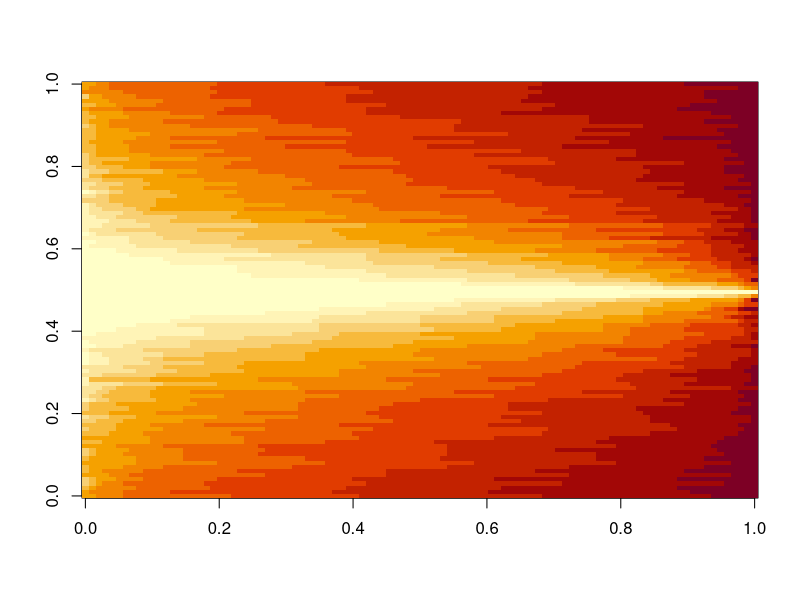
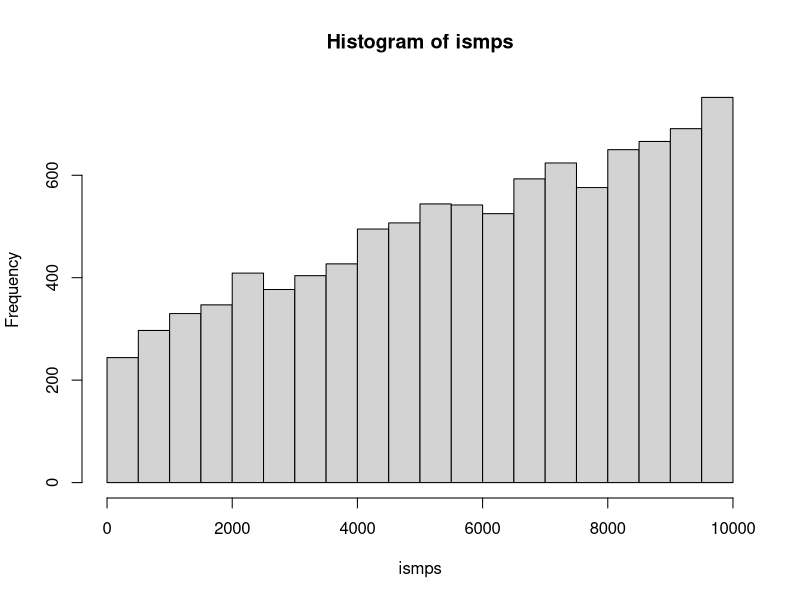
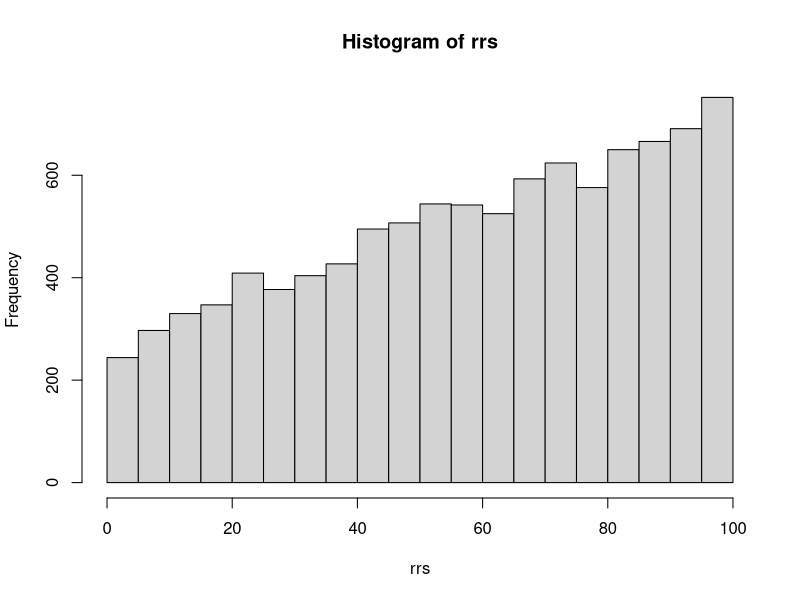
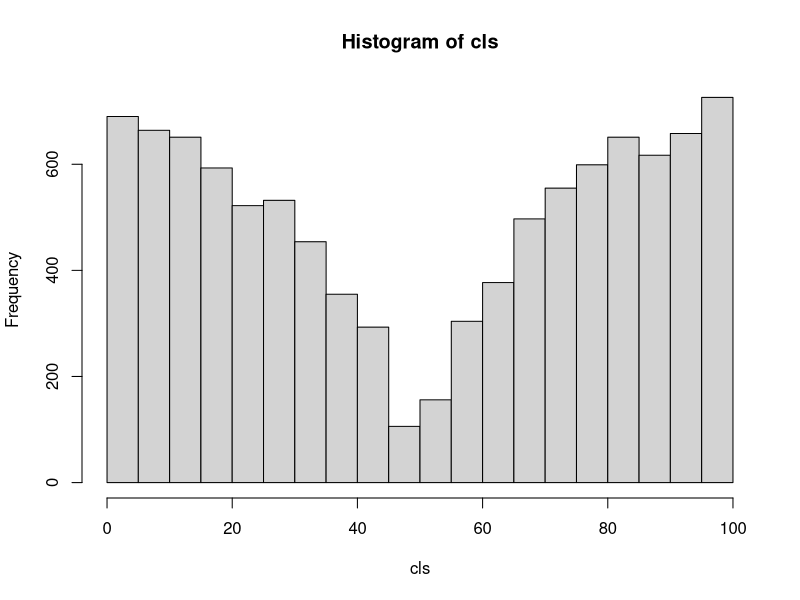
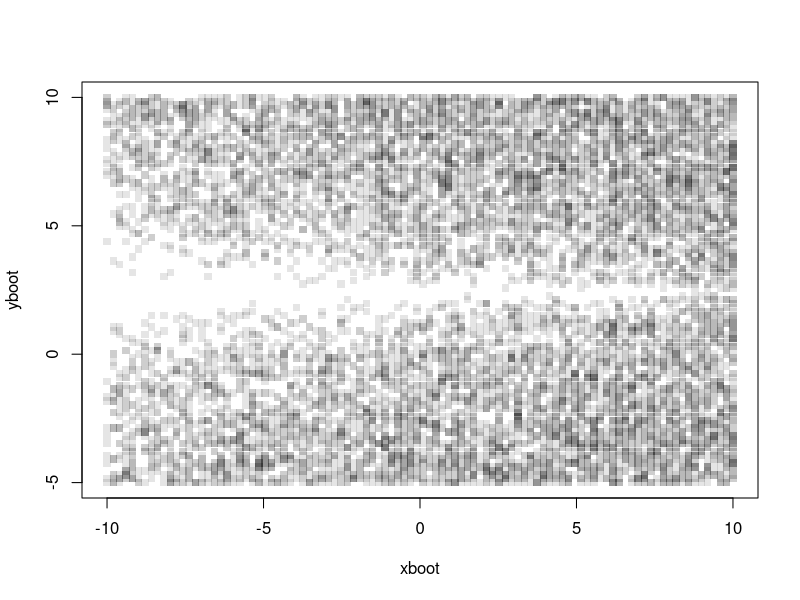
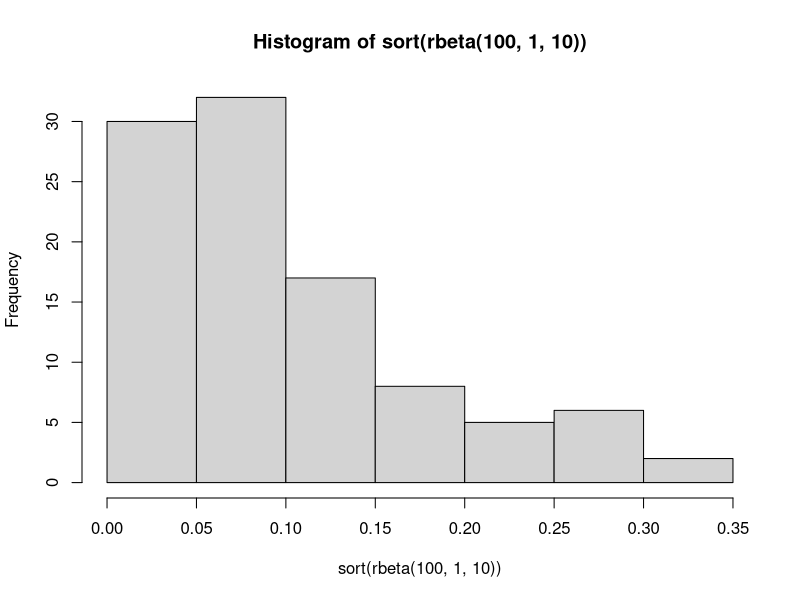
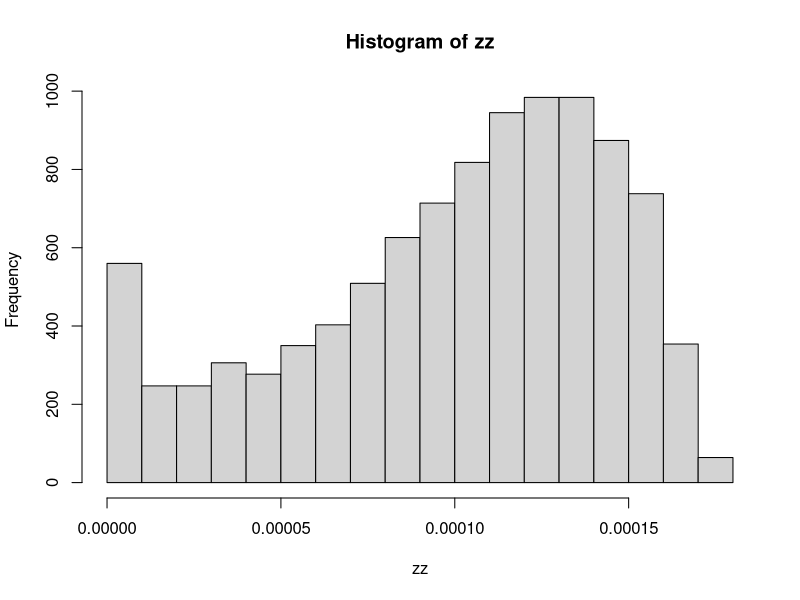
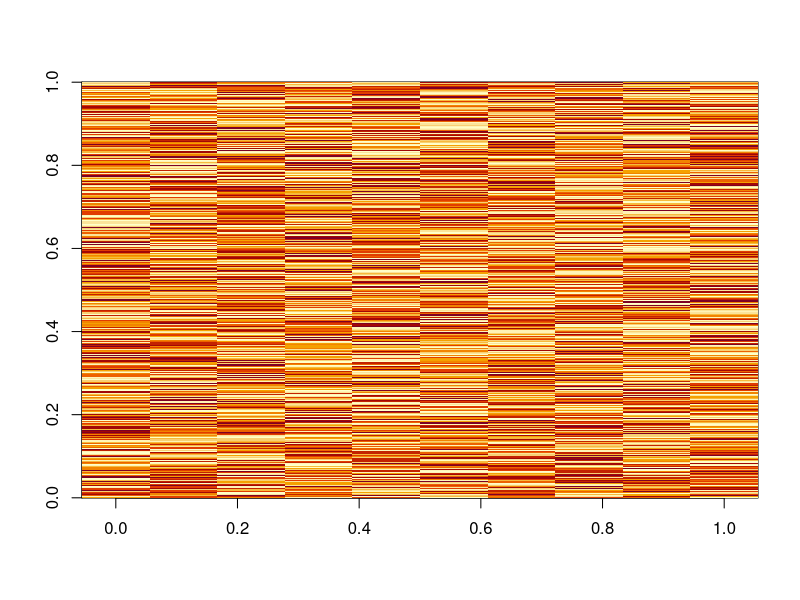

The R source for these figures, in order: (Note: this script raises an error after producing the figures.)

x <- seq(-10, 10, length.out = 100)
y <- seq(-5, 10, length.out = 100)

zz <- as.matrix(sapply(1:100, FUN = function(i) sort(rbeta(100, abs(i/5 - 10) , 3))), byrow = TRUE)
zz <- (zz/ sum(zz))
image(zz)




indxs <- matrix(1:10000, byrow = TRUE, ncol = 100)

ismps <- sample(indxs, replace = TRUE, prob = zz)
hist(ismps)


# find x and y values




linMap <- function(x, from, to) {
     # Shifting the vector so that min(x) == 0
     x <- x - min(x)
     # Scaling to the range of [0, 1]
     x <- x / max(x)
     # Scaling to the needed amplitude
     x <- x * (to - from)
     # Shifting to the needed level
     x + from
}


remapVals = lapply(1:10000, FUN = function(i) which(indxs == ismps[i], arr.ind=TRUE))

rrs = sapply(1:10000, FUN = function(i) remapVals[[i]][1])

hist(rrs)
cls = sapply(1:10000, FUN = function(i) remapVals[[i]][2])
hist(cls)


i = 1
xboot = sapply(1:10000, FUN = function(i) x[remapVals[[i]][1]])
yboot = sapply(1:10000, FUN = function(i) y[remapVals[[i]][2]])

plot(xboot, yboot, col = rgb(0,0,0,0.1), pch = 15)


i = 1
hist(sort(rbeta(100, 1 , 10)))

hist(zz)

z <- matrix(runif(10000), nrow = 10)


z <- z / sum(colSums(z))
image(z)


smp = sample(xx,replace = TRUE, prob = z)


inds = which(xx == 89, arr.ind=TRUE)
inds


x1[inds[1]]
y1[inds[2]]

